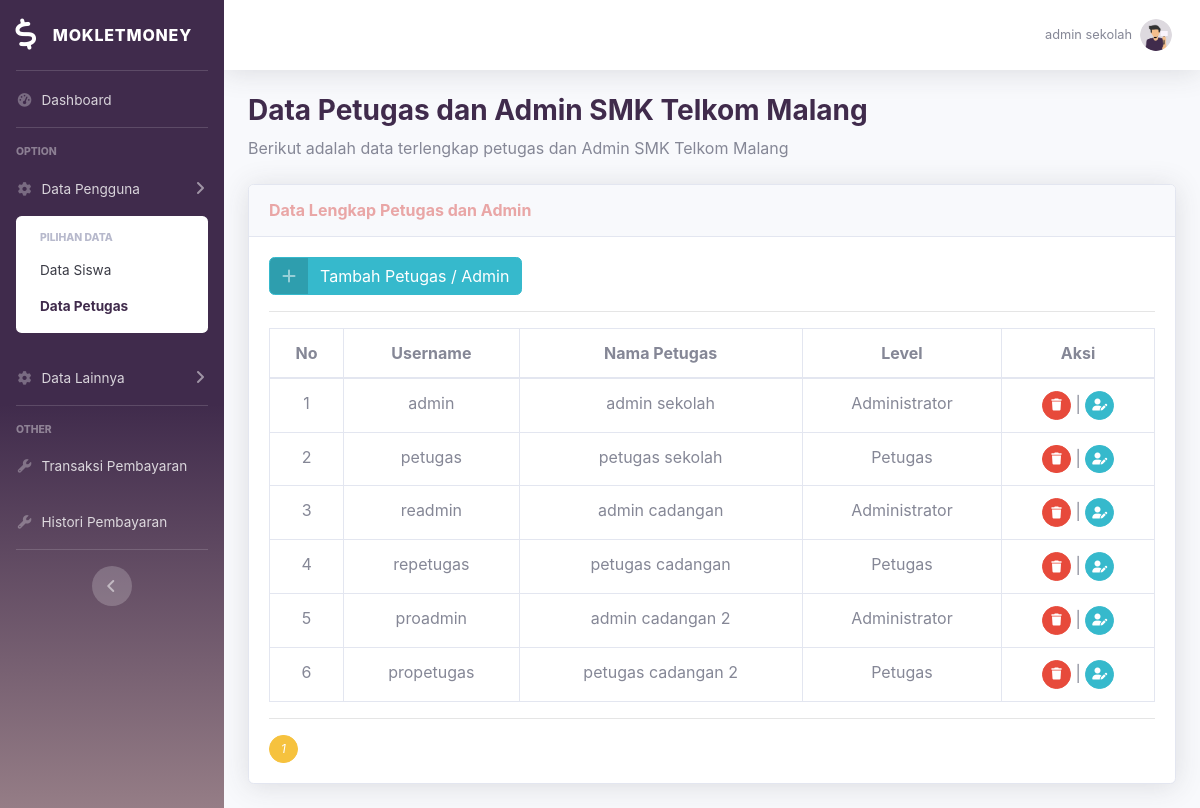
Page /petugas.php (signed in) on the committed database.
### tables this page shows
CREATE TABLE `petugas` (
  `id_petugas` int(11) NOT NULL,
  `username` varchar(20) NOT NULL,
  `password` varchar(20) NOT NULL,
  `nama_petugas` varchar(20) NOT NULL,
  `level` enum('Administrator','Petugas') NOT NULL
);

### require.php (called while the page is built, shortened)
<?php
    if(!isset($_SESSION['username'])){
        header("location: login.php");
    }else{
        $username = $_SESSION['username'];
    }
?>

### petugas.php (the view, shortened to what this page needs)
<?php
    require_once("require.php");
?>
<!DOCTYPE html>
<html lang="en">
    <head>
        <link rel="stylesheet" type="text/css" href="css/main_style.css">
        <link rel="stylesheet" type="text/css" href="css/style.css">
    </head>
    <body id="page-top">
        <div id="wrapper">
            <ul class="navbar-nav bg-gradient-purple sidebar sidebar-dark accordion" id="accordionSidebar">
                <a class="sidebar-brand d-flex align-items-center justify-content-center">
                    <div class="sidebar-brand-icon rotate-n-15">
                        <i class="fas fa-dollar-sign"></i>
                    </div>
                    <div class="sidebar-brand-text mx-3">MOKLETMONEY</div>
                </a>
                <hr class="sidebar-divider my-0">
                <li class="nav-item">
                    <a class="nav-link" href="index.php">
                    <i class="fas fa-fw fa-tachometer-alt"></i>
                    <span>Dashboard</span></a>
                </li>
                <hr class="sidebar-divider">
                <div class="sidebar-heading">
                    OPTION
                </div>
                <?php
                    $panggil    = mysqli_query($db, "SELECT * FROM petugas WHERE username='$username'");
                    $hasil      = mysqli_fetch_assoc($panggil);
                    if($hasil['level'] == "Administrator"){
                ?>
                <li class="nav-item">
                    <a class="nav-link collapsed active" href="#" data-toggle="collapse" data-target="#collapseOne" aria-expanded="true" aria-controls="collapseOne">
                        <i class="fas fa-fw fa-cog"></i>
                        <span>Data Pengguna</span>
                    </a>
                    <div id="collapseOne" class="collapse show" aria-labelledby="headingOne" data-parent="#accordionSidebar">
                        <div class="bg-white py-2 collapse-inner rounded">
                            <h6 class="collapse-header">Pilihan Data</h6>
                            <a class="collapse-item" href="siswa.php">Data Siswa</a>
                            <a class="collapse-item active" href="petugas.php">Data Petugas</a>
                        </div>
                    </div>
                    <a class="nav-link collapsed" href="#" data-toggle="collapse" data-target="#collapseTwo" aria-expanded="true" aria-controls="collapseTwo">
                        <i class="fas fa-fw fa-cog"></i>
                        <span>Data Lainnya</span>
                    </a>
                </li>
                <hr class="sidebar-divider">
                <div class="sidebar-heading">
                    OTHER
                </div>
                <li class="nav-item">
                    <a class="nav-link" href="transaksi.php">
                        <i class="fas fa-fw fa-wrench"></i>
                        <span>Transaksi Pembayaran</span>
                    </a>
                </li>
                <li class="nav-item">
                    <a class="nav-link" href="history.php">
                        <i class="fas fa-fw fa-wrench"></i>
                        <span>Histori Pembayaran</span>
                    </a>
                </li>
                <hr class="sidebar-divider">
                <?php } ?>
                <div class="text-center d-none d-md-inline">
                    <button class="rounded-circle border-0" id="sidebarToggle"></button>
                </div>
            </ul>
            <div id="content-wrapper" class="d-flex flex-column">
                <div id="content">
                    <nav class="navbar navbar-expand navbar-light bg-white topbar mb-4 static-top shadow">
                        <ul class="navbar-nav ml-auto">
                            <li class="nav-item dropdown no-arrow">
                                <a class="nav-link dropdown-toggle" href="#" id="userDropdown" role="button" data-toggle="dropdown" aria-haspopup="true" aria-expanded="false">
                                    <span class="mr-2 d-none d-lg-inline text-gray-600 small"><?= $hasil['nama_petugas'] ?></span>
                                    <img class="img-profile rounded-circle"src="IMG/foto.png">
                                </a>
                            </li>
                        </ul>
                    </nav>
                </div>
                <div class="container-fluid">
                    <h1 class="h3 mb-2 font-weight-bold text-purple">Data Petugas dan Admin SMK Telkom Malang</h1>
                    <p class="mb-4">Berikut adalah data terlengkap petugas dan Admin SMK Telkom Malang</p>
                    <div class="card shadow mb-4">
                        <div class="card-header py-3">
                            <h6 class="m-0 font-weight-bold text-pink">Data Lengkap Petugas dan Admin</h6>
                        </div>
                        <div class="card-body">
                            <div class="table-responsive">
                                <a href="tambah_petugas.php" class="btn btn-info btn-icon-split">
                                    <span class="icon text-white-50">
                                        <i class="fas fa-plus"></i>
                                    </span>
                                    <span class="text">Tambah Petugas / Admin</span>
                                </a><hr>
                                <table class="table table-bordered" id="dataTable" width="100%" cellspacing="0">
                                    <thead class="text-center">
                                        <tr>
                                            <th>No</th>
                                            <th>Username</th>
                                            <th>Nama Petugas</th>
                                            <th>Level</th>
                                            <th>Aksi</th>
                                        </tr>
                                    </thead>
                                    <tbody class="text-center">
                                        <?php
                                            $totalDataHalaman   = 10;
                                            $data               = mysqli_query($db, "SELECT * FROM petugas");
                                            $hitung             = mysqli_num_rows($data);
                                            $totalHalaman       = ceil($hitung / $totalDataHalaman);
                                            $halAktif           = (isset($_GET['hal'])) ? $_GET['hal'] : 1;
                                            $dataAwal           = ($totalDataHalaman * $halAktif) - $totalDataHalaman;
                                            $sql = mysqli_query($db, "SELECT * FROM petugas LIMIT $dataAwal, $totalDataHalaman");
                                            $no = 1;
                                            while($r = mysqli_fetch_assoc($sql)){
                                        ?>
                                        <tr>
                                            <td><?= $no ?></td>
                                            <td><?= $r['username']; ?></td>
                                            <td><?= $r['nama_petugas']; ?></td>
                                            <td><?= $r['level']; ?></td>
                                            <td>
                                                <a href="?hapus&id=<?=$r['id_petugas'];?>" onclick="return confirm('Apakah anda yakin untuk menghapusnya ?')" class="btn btn-danger btn-circle btn-sm">
                                                    <i class="fas fa-trash"></i>
                                                </a>
                                                |
                                                <a href="edit_petugas.php?id=<?= $r['id_petugas'];?>" class="btn btn-info btn-circle btn-sm">
                                                    <i class="fas fa-user-edit"></i>
                                                </a>
                                            </td>
                                        </tr>
                                        <?php $no++; } ?>
                                    </tbody>
                                </table><hr>
                                <?php for($i=1; $i <= $totalHalaman; $i++): ?>
                                    <a href="?hal=<?= $i;?>"class="btn btn-warning btn-circle btn-sm">
                                        <i><?=$i;?></i>
                                    </a>
                                <?php endfor; ?>
                            </div>
                        </div>
                    </div>
                </div>
            </div>
        </div>
    </body>
</html>

### CSS/main_style.css (style rules this page uses)
:root { --main-purple: #402B4C; --purple: #957D86; --main-pink: #E9A6A6; --pink: #FBE3D7; --tosca: #86DFED; }
.bg-gradient-purple { background-color: var(--main-purple); background-image: linear-gradient(180deg, var(--main-purple) 50%, var(--purple) 100%); background-size: cover; }
.sidebar .nav-item .collapse .collapse-inner .collapse-item.active, .sidebar .nav-item .collapsing .collapse-inner .collapse-item.active { color: var(--main-purple); font-weight: 700; }
.text-purple { color: var(--main-purple) !important; }
.text-pink { color: var(--main-pink) !important; }

### rows in the picture
petugas: nama_petugas "admin sekolah", username "admin", level "Administrator"
petugas: username "petugas", nama_petugas "petugas sekolah", level "Petugas"
petugas: username "readmin", nama_petugas "admin cadangan", level "Administrator"
petugas: username "repetugas", nama_petugas "petugas cadangan", level "Petugas"
petugas: username "proadmin", nama_petugas "admin cadangan 2", level "Administrator"
petugas: username "propetugas", nama_petugas "petugas cadangan 2", level "Petugas"
